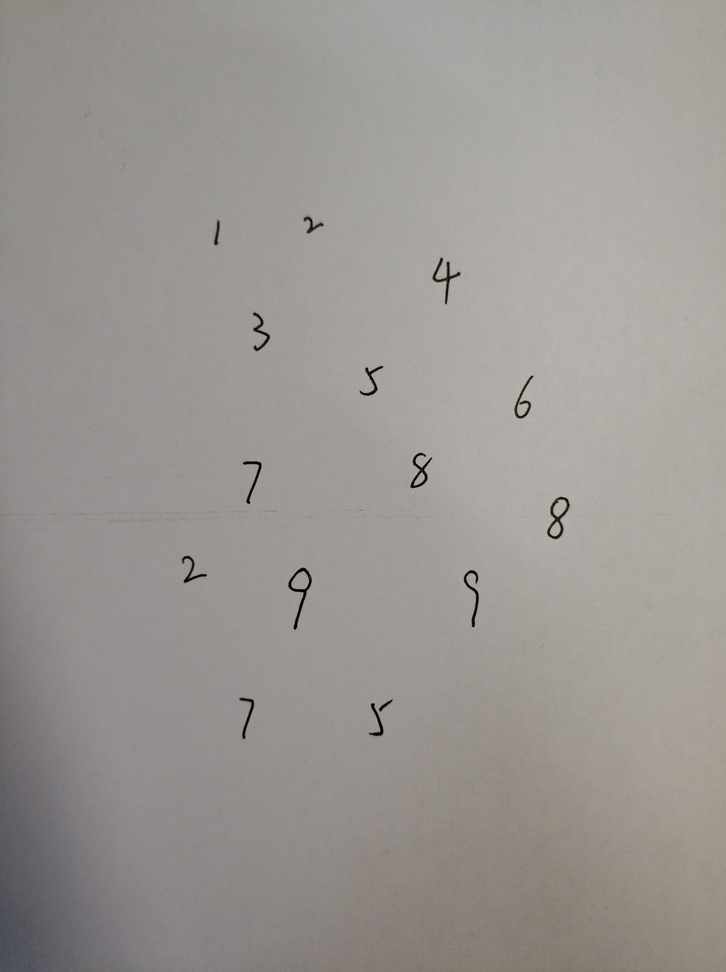
#> input picture 2.jpg, 726 x 972 px, shrunk from 3012 x 4031 before the run
$ python image_resize.py
#> lines starting #> are read from the running program, lines starting #| are printed output that depends on the picture; after the words box and inside, x2 and y2 are one past the last pixel; in counts of white or black regions, pixels touching at a corner belong together
# 对将要识别的图片进行二值化、去噪、提取数字并重新约束图片大小为28x28
# 要求手写的数字连通，允许小噪点
import cv2
import queue
import numpy

# image deal
q = queue.Queue() # 广搜队列
buf = queue.Queue() # 缓冲队列

def bfs(img,vis):
    x_size = img.shape[0]
    y_size = img.shape[1]
    first = q.get()
    up_border = first[0]
    left_border = first[1]
    dowm_border = first[0]
    right_border = first[1]
    q.put(first)
    while(not q.empty()):
        p = q.get()
        buf.put(p)  # 将广搜得到的像素点放入缓冲区，等待切分
        if(p[0]>dowm_border): dowm_border=p[0]
        if(p[1]>right_border): right_border=p[1]
        if(p[0]<up_border):
            up_border=p[0]
            first = (p[0],first[1])
        if(p[1]<left_border):
            left_border=p[1]
            first = (first[0],p[1])
        left = (p[0] - 1, p[1])
        right = (p[0] + 1, p[1])
        up = (p[0], p[1] - 1)
        down = (p[0], p[1] + 1)
        if (left[0] >= 0 and vis[left[0]][left[1]] == 0 and img[left[0],left[1]]<30):
            q.put(left)
            vis[left[0]][left[1]] = 1
        if (right[0] < x_size and vis[right[0]][right[1]] == 0 and img[right[0],right[1]]<30):
            q.put(right)
            vis[right[0]][right[1]] = 1
        if (up[1] >= 0 and vis[up[0]][up[1]] == 0 and img[up[0],up[1]]<30):
            q.put(up)
            vis[up[0]][up[1]] = 1
        if (down[1] < y_size and vis[down[0]][down[1]] == 0 and img[down[0],down[1]]<30):
            q.put(down)
            vis[down[0]][down[1]] = 1
    return (up_border,dowm_border,left_border,right_border)


def img_resize(img):
    img = cv2.adaptiveThreshold(img,255,cv2.ADAPTIVE_THRESH_MEAN_C, cv2.THRESH_BINARY,75,25) # 二值化
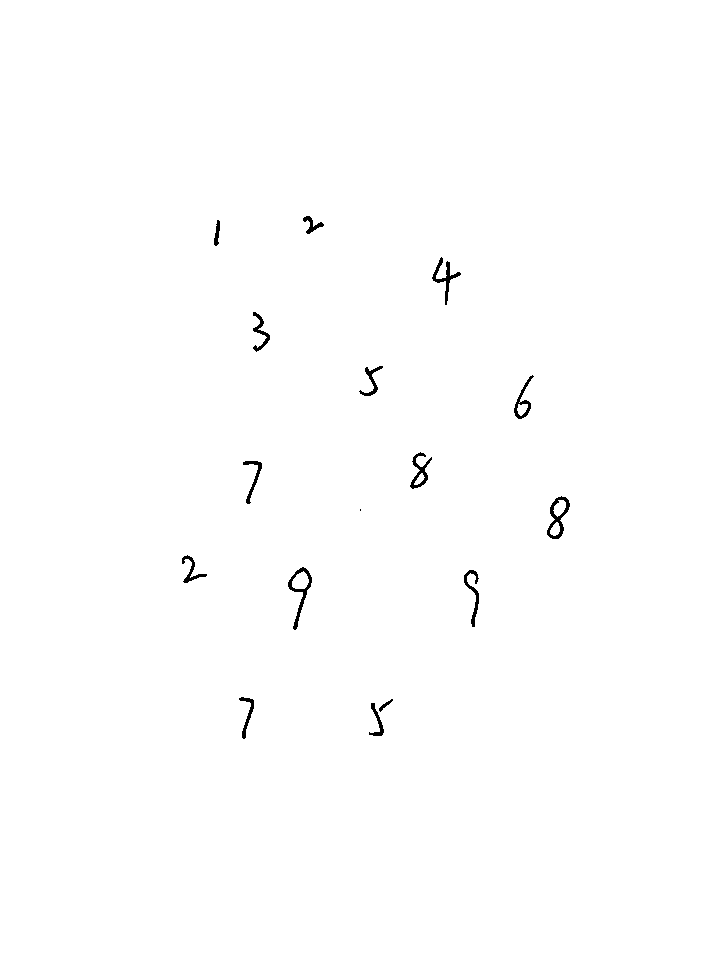
#> img: shape (972, 726); 99.6% white; 16 black regions (1 under 20 px), largest, box (x1, y1, x2, y2) and area: (288, 567, 312, 630) 348, (547, 496, 570, 539) 341, (432, 257, 461, 305) 304
    img= cv2.medianBlur(img,3) # 去噪
#> img: shape (972, 726); 99.6% white; 15 black regions, largest, box (x1, y1, x2, y2) and area: (288, 567, 312, 630) 350, (547, 497, 570, 539) 344, (432, 258, 461, 304) 303
    x_size = img.shape[0]
#> x_size = 972
    y_size = img.shape[1]
#> y_size = 726
    visit = [[0 for y in range(y_size)] for x in range(x_size)]
    cnt=0
    for j in range(img.shape[1]):# 广搜
        for i in range(img.shape[0]):
            if (visit[i][j]==0 and img[i, j] < 30):
                visit[i][j]=1
                q.put((i,j));
                box = bfs(img,visit) # 一个框
                # 切分识别
                height = box[1]-box[0]+1
                width = box[3]-box[2]+1
                if(height*width < 300):
                    while(not buf.empty()): buf.get()
                    continue # 排除掉很小的区域，肯定是噪点
                if(height > width):
                    bias = (height - width) >> 1
                    simple_img = numpy.zeros((height,height))
                    while(not buf.empty()):
                        p = buf.get()
                        simple_img[p[0]-box[0],p[1]-box[2]+bias] = 255-img[p[0],p[1]]
                else:
                    bias = (width - height) >> 1
                    simple_img = numpy.zeros((width, width))
                    while (not buf.empty()):
                        p = buf.get()
                        simple_img[p[0]-box[0]+bias, p[1]-box[2]] = 255-img[p[0], p[1]]
                mnist_img = cv2.resize(simple_img, (28, 28))
                cv2.imwrite("./data/%s.jpg"%cnt,mnist_img)
                cnt=cnt+1
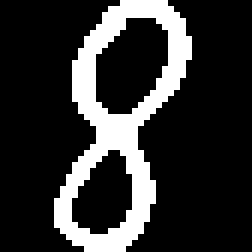
#> simple_img: shape (42, 42) float64 (shown 6 times larger); 19.5% white; 1 white region, box (x1, y1, x2, y2) and area: (9, 0, 32, 42) 344
#> after the loop, cnt = 13; visit = 972 items

img = cv2.imread("2.jpg",0)
img_resize(img)

$ run again, with 0.jpg copied over 2.jpg
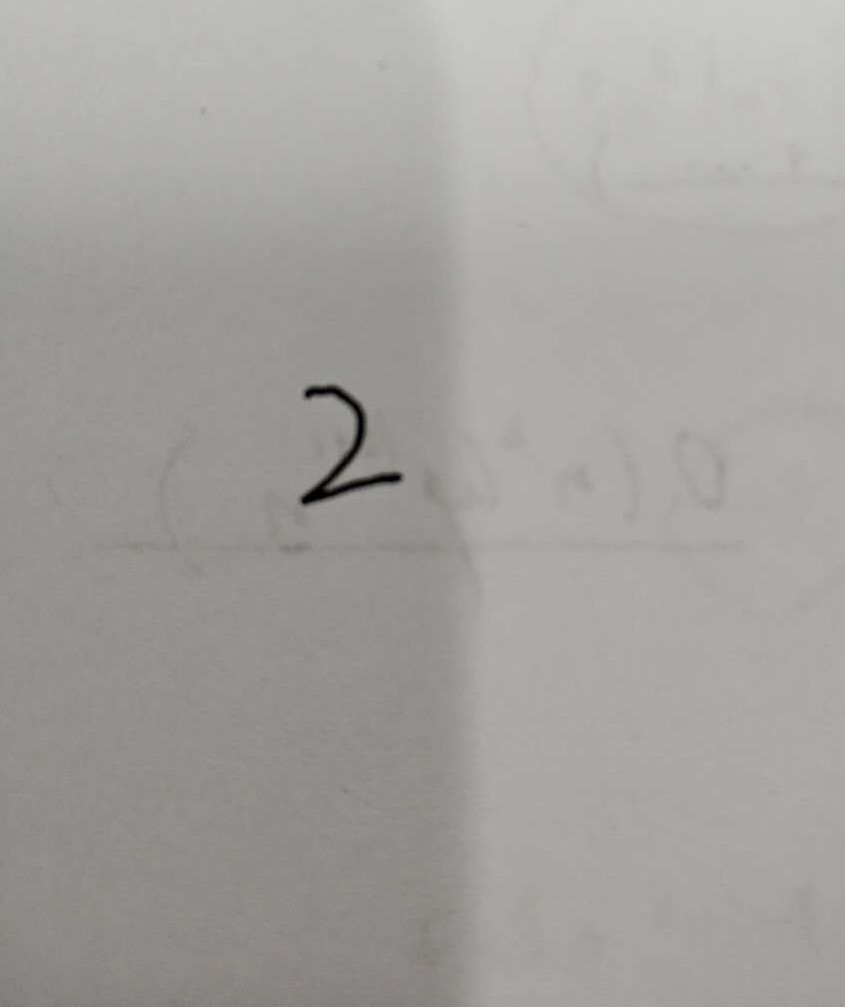
#> input picture 0.jpg, 845 x 1007 px
#> in img_resize, `img = cv2.adaptiveThreshold(img,255,cv2.ADAPTIVE_THRESH_MEAN_C, cv2.TH..`:
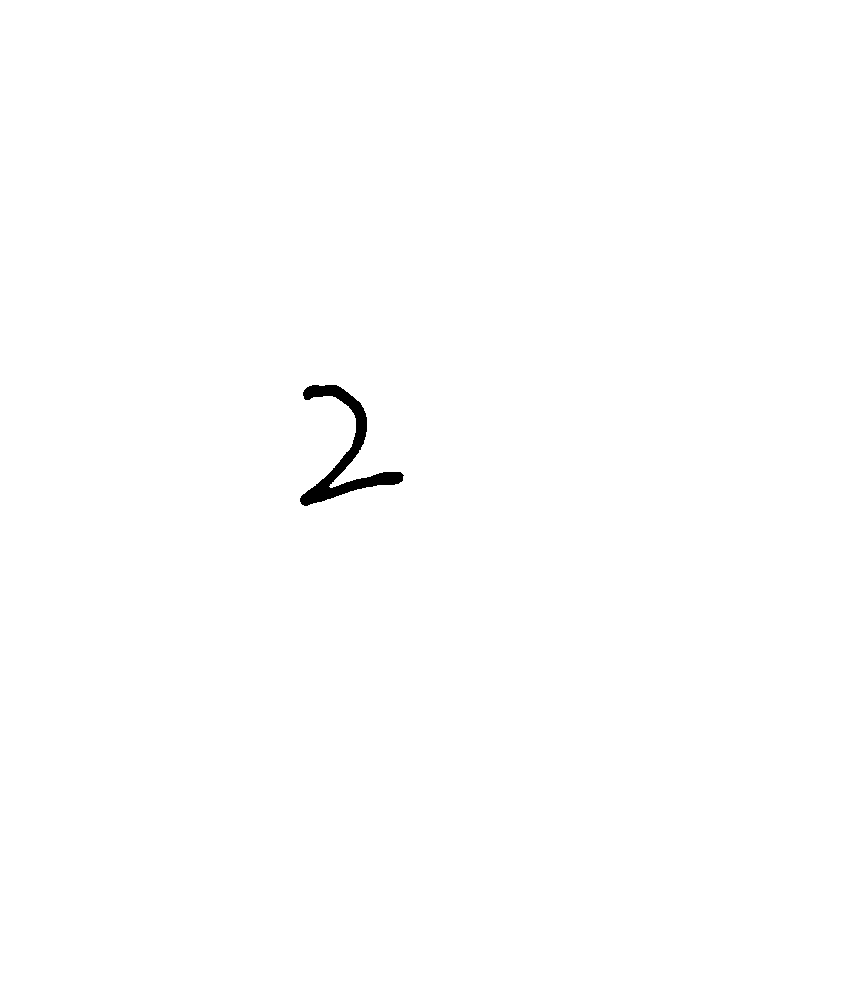
#> img: shape (1007, 845); 99.7% white; 1 black region, box (x1, y1, x2, y2) and area: (300, 385, 404, 506) 2797
#> after the loop in img_resize, `for j in range(img.shape[1]):# 广搜`:
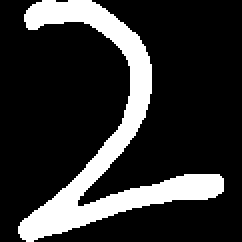
#> simple_img: shape (121, 121) float64 (shown 2 times larger); 19.1% white; 1 white region, box (x1, y1, x2, y2) and area: (9, 0, 112, 121) 2797
#> after the loop in img_resize, `for j in range(img.shape[1]):# 广搜`: cnt = 1; visit = 1007 items

$ run again, with 4.jpg copied over 2.jpg
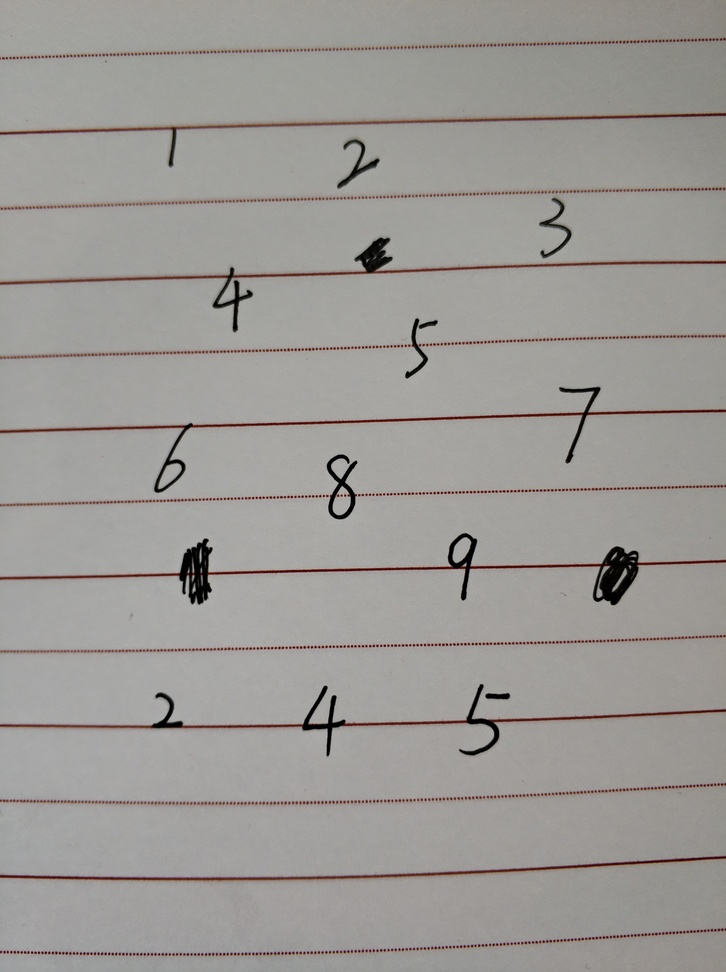
#> input picture 4.jpg, 726 x 972 px, shrunk from 3012 x 4031 before the run
#> in img_resize, `img = cv2.adaptiveThreshold(img,255,cv2.ADAPTIVE_THRESH_MEAN_C, cv2.TH..`:
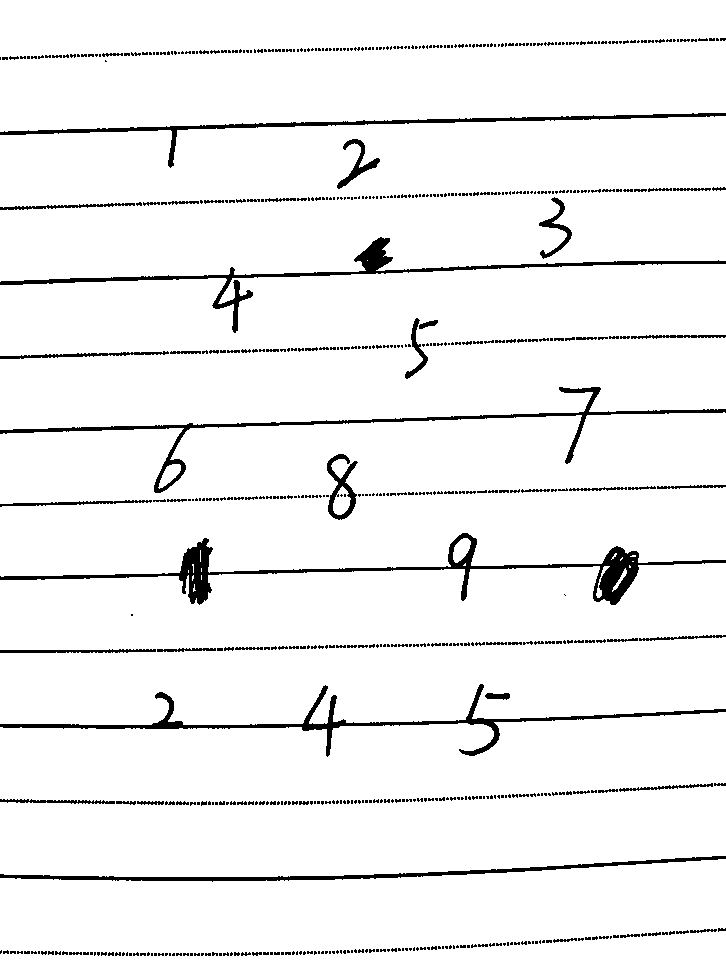
#> img: shape (972, 726); 94.9% white; 619 black regions (494 under 20 px), largest, box (x1, y1, x2, y2) and area: (0, 533, 726, 605) 5606, (0, 684, 726, 757) 3904, (0, 237, 726, 333) 3770
#> after the loop in img_resize, `for j in range(img.shape[1]):# 广搜`:
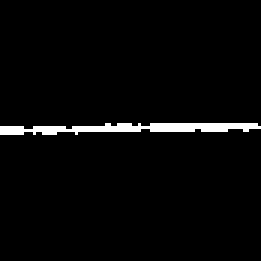
#> simple_img: shape (87, 87) float64 (shown 3 times larger); 2.8% white; 1 white region, box (x1, y1, x2, y2) and area: (0, 41, 87, 45) 214
#> after the loop in img_resize, `for j in range(img.shape[1]):# 广搜`: cnt = 30; visit = 972 items
